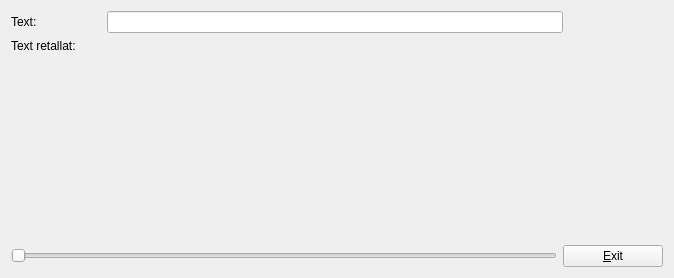
<?xml version="1.0" encoding="UTF-8"?>
<ui version="4.0">
 <class>MyForm</class>
 <widget class="QWidget" name="MyForm">
  <property name="geometry">
   <rect>
    <x>0</x>
    <y>0</y>
    <width>674</width>
    <height>278</height>
   </rect>
  </property>
  <property name="windowTitle">
   <string>Form</string>
  </property>
  <layout class="QVBoxLayout" name="verticalLayout_2">
   <item>
    <layout class="QHBoxLayout" name="horizontalLayout_4">
     <item>
      <layout class="QVBoxLayout" name="verticalLayout">
       <item>
        <layout class="QHBoxLayout" name="horizontalLayout_3">
         <item>
          <widget class="QLabel" name="label">
           <property name="minimumSize">
            <size>
             <width>90</width>
             <height>0</height>
            </size>
           </property>
           <property name="text">
            <string>Text:</string>
           </property>
          </widget>
         </item>
         <item>
          <widget class="QLineEdit" name="lineEdit"/>
         </item>
        </layout>
       </item>
       <item>
        <layout class="QHBoxLayout" name="horizontalLayout_2">
         <item>
          <widget class="QLabel" name="label_2">
           <property name="maximumSize">
            <size>
             <width>90</width>
             <height>16777215</height>
            </size>
           </property>
           <property name="text">
            <string>Text retallat:</string>
           </property>
          </widget>
         </item>
         <item>
          <widget class="MyLabel" name="label_3">
           <property name="text">
            <string/>
           </property>
          </widget>
         </item>
        </layout>
       </item>
      </layout>
     </item>
     <item>
      <spacer name="horizontalSpacer">
       <property name="orientation">
        <enum>Qt::Horizontal</enum>
       </property>
       <property name="sizeType">
        <enum>QSizePolicy::Maximum</enum>
       </property>
       <property name="sizeHint" stdset="0">
        <size>
         <width>100</width>
         <height>20</height>
        </size>
       </property>
      </spacer>
     </item>
    </layout>
   </item>
   <item>
    <spacer name="verticalSpacer">
     <property name="orientation">
      <enum>Qt::Vertical</enum>
     </property>
     <property name="sizeHint" stdset="0">
      <size>
       <width>20</width>
       <height>162</height>
      </size>
     </property>
    </spacer>
   </item>
   <item>
    <layout class="QHBoxLayout" name="horizontalLayout">
     <item>
      <widget class="QSlider" name="horizontalSlider">
       <property name="orientation">
        <enum>Qt::Horizontal</enum>
       </property>
      </widget>
     </item>
     <item>
      <widget class="QPushButton" name="pushButton">
       <property name="minimumSize">
        <size>
         <width>100</width>
         <height>0</height>
        </size>
       </property>
       <property name="maximumSize">
        <size>
         <width>100</width>
         <height>16777215</height>
        </size>
       </property>
       <property name="text">
        <string>&amp;Exit</string>
       </property>
      </widget>
     </item>
    </layout>
   </item>
  </layout>
 </widget>
 <customwidgets>
  <customwidget>
   <class>MyLabel</class>
   <extends>QLabel</extends>
   <header>MyLabel.h</header>
   <slots>
    <slot>SaveNumCharacters(int)</slot>
    <slot>SaveText(QString)</slot>
    <slot>TruncateAndSetText()</slot>
   </slots>
  </customwidget>
 </customwidgets>
 <resources/>
 <connections>
  <connection>
   <sender>pushButton</sender>
   <signal>clicked()</signal>
   <receiver>MyForm</receiver>
   <slot>close()</slot>
   <hints>
    <hint type="sourcelabel">
     <x>564</x>
     <y>267</y>
    </hint>
    <hint type="destinationlabel">
     <x>383</x>
     <y>234</y>
    </hint>
   </hints>
  </connection>
  <connection>
   <sender>horizontalSlider</sender>
   <signal>valueChanged(int)</signal>
   <receiver>label_3</receiver>
   <slot>SaveNumCharacters(int)</slot>
   <hints>
    <hint type="sourcelabel">
     <x>136</x>
     <y>258</y>
    </hint>
    <hint type="destinationlabel">
     <x>136</x>
     <y>59</y>
    </hint>
   </hints>
  </connection>
  <connection>
   <sender>lineEdit</sender>
   <signal>textEdited(QString)</signal>
   <receiver>label_3</receiver>
   <slot>SaveText(QString)</slot>
   <hints>
    <hint type="sourcelabel">
     <x>268</x>
     <y>24</y>
    </hint>
    <hint type="destinationlabel">
     <x>265</x>
     <y>57</y>
    </hint>
   </hints>
  </connection>
 </connections>
</ui>
